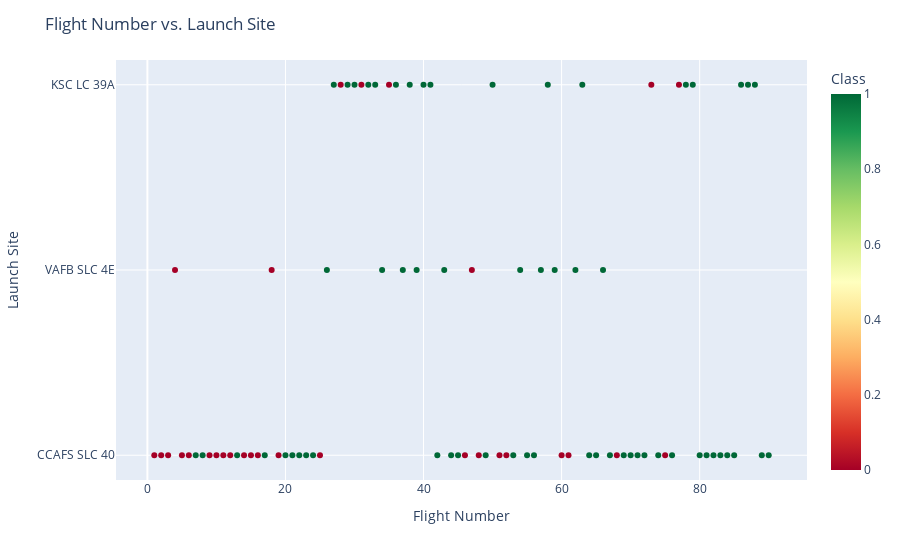

Source (notebook cell):
### Markdown cell above
Now try to explain the patterns you found in the Flight Number vs. Launch Site scatter point plots.

### Code cell
fig = px.scatter(df, x="FlightNumber", y="LaunchSite", color="Class", hover_data=['PayloadMass'], color_continuous_scale='rdylgn')
fig.update_layout(title='Flight Number vs. Launch Site', xaxis_title='Flight Number', yaxis_title='Launch Site')
fig.show()

### Figure 1 — Plotly figure (JSON) as saved in the notebook; plotly's stock layout.template omitted (floating-point values rounded to 4 significant figures)
{"data": [{"customdata": [[6105.0], [525.0], [677.0], [500.0], [3170.0], [3325.0], [2296.0], [1316.0], [4535.0], [4428.0], [2216.0], [2395.0], [570.0], [1898.0], [4707.0], [2477.0], [2034.0], [553.0], [5271.0], [3136.0], [4696.0], [3100.0], [2257.0], [4600.0], [5500.0], [9600.0], [2490.0], [5600.0], [5300.0], [6105.0], [6070.0], [2708.0], [3669.0], [9600.0], [6761.0], [2910.0], [475.0], [4990.0], [9600.0], [5200.0], [3700.0], [2205.0], [9600.0], [6105.0], [4230.0], [6092.0], [9600.0], [2760.0], [350.0], [3750.0], [5384.0], [2410.0], [7076.0], [9600.0], [5800.0], [7060.0], [2800.0], [3000.0], [4000.0], [2573.0], [4400.0], [9600.0], [12260.0], [2482.0], [13620.0], [1425.0], [2228.0], [6500.0], [15600.0], [5000.0], [6800.0], [15400.0], [6105.0], [15600.0], [15400.0], [1977.0], [15600.0], [15400.0], [9525.0], [15400.0], [15400.0], [3880.0], [6105.0], [15400.0], [1600.0], [15400.0], [15400.0], [15400.0], [15400.0], [3681.0]], "hovertemplate": "FlightNumber=%{x}<br>LaunchSite=%{y}<br>PayloadMass=%{customdata[0]}<br>Class=%{marker.color}<extra></extra>", "legendgroup": "", "marker": {"color": [0, 0, 0, 0, 0, 0, 1, 1, 0, 0, 0, 0, 1, 0, 0, 0, 1, 0, 0, 1, 1, 1, 1, 1, 0, 1, 1, 0, 1, 1, 0, 1, 1, 1, 0, 1, 1, 1, 1, 1, 1, 1, 1, 1, 1, 0, 0, 0, 1, 1, 0, 0, 1, 1, 1, 1, 1, 1, 1, 0, 0, 1, 1, 1, 1, 1, 1, 0, 1, 1, 1, 1, 0, 1, 0, 1, 0, 1, 1, 1, 1, 1, 1, 1, 1, 1, 1, 1, 1, 1], "coloraxis": "coloraxis", "symbol": "circle"}, "mode": "markers", "name": "", "orientation": "h", "showlegend": false, "type": "scatter", "x": [1, 2, 3, 4, 5, 6, 7, 8, 9, 10, 11, 12, 13, 14, 15, 16, 17, 18, 19, 20, 21, 22, 23, 24, 25, 26, 27, 28, 29, 30, 31, 32, 33, 34, 35, 36, 37, 38, 39, 40, 41, 42, 43, 44, 45, 46, 47, 48, 49, 50, 51, 52, 53, 54, 55, 56, 57, 58, 59, 60, 61, 62, 63, 64, 65, 66, 67, 68, 69, 70, 71, 72, 73, 74, 75, 76, 77, 78, 79, 80, 81, 82, 83, 84, 85, 86, 87, 88, 89, 90], "xaxis": "x", "y": ["CCAFS SLC 40", "CCAFS SLC 40", "CCAFS SLC 40", "VAFB SLC 4E", "CCAFS SLC 40", "CCAFS SLC 40", "CCAFS SLC 40", "CCAFS SLC 40", "CCAFS SLC 40", "CCAFS SLC 40", "CCAFS SLC 40", "CCAFS SLC 40", "CCAFS SLC 40", "CCAFS SLC 40", "CCAFS SLC 40", "CCAFS SLC 40", "CCAFS SLC 40", "VAFB SLC 4E", "CCAFS SLC 40", "CCAFS SLC 40", "CCAFS SLC 40", "CCAFS SLC 40", "CCAFS SLC 40", "CCAFS SLC 40", "CCAFS SLC 40", "VAFB SLC 4E", "KSC LC 39A", "KSC LC 39A", "KSC LC 39A", "KSC LC 39A", "KSC LC 39A", "KSC LC 39A", "KSC LC 39A", "VAFB SLC 4E", "KSC LC 39A", "KSC LC 39A", "VAFB SLC 4E", "KSC LC 39A", "VAFB SLC 4E", "KSC LC 39A", "KSC LC 39A", "CCAFS SLC 40", "VAFB SLC 4E", "CCAFS SLC 40", "CCAFS SLC 40", "CCAFS SLC 40", "VAFB SLC 4E", "CCAFS SLC 40", "CCAFS SLC 40", "KSC LC 39A", "CCAFS SLC 40", "CCAFS SLC 40", "CCAFS SLC 40", "VAFB SLC 4E", "CCAFS SLC 40", "CCAFS SLC 40", "VAFB SLC 4E", "KSC LC 39A", "VAFB SLC 4E", "CCAFS SLC 40", "CCAFS SLC 40", "VAFB SLC 4E", "KSC LC 39A", "CCAFS SLC 40", "CCAFS SLC 40", "VAFB SLC 4E", "CCAFS SLC 40", "CCAFS SLC 40", "CCAFS SLC 40", "CCAFS SLC 40", "CCAFS SLC 40", "CCAFS SLC 40", "KSC LC 39A", "CCAFS SLC 40", "CCAFS SLC 40", "CCAFS SLC 40", "KSC LC 39A", "KSC LC 39A", "KSC LC 39A", "CCAFS SLC 40", "CCAFS SLC 40", "CCAFS SLC 40", "CCAFS SLC 40", "CCAFS SLC 40", "CCAFS SLC 40", "KSC LC 39A", "KSC LC 39A", "KSC LC 39A", "CCAFS SLC 40", "CCAFS SLC 40"], "yaxis": "y"}], "layout": {"coloraxis": {"colorbar": {"title": {"text": "Class"}}, "colorscale": [[0, "rgb(165,0,38)"], [0.1, "rgb(215,48,39)"], [0.2, "rgb(244,109,67)"], [0.3, "rgb(253,174,97)"], [0.4, "rgb(254,224,139)"], [0.5, "rgb(255,255,191)"], [0.6, "rgb(217,239,139)"], [0.7, "rgb(166,217,106)"], [0.8, "rgb(102,189,99)"], [0.9, "rgb(26,152,80)"], [1, "rgb(0,104,55)"]]}, "legend": {"tracegroupgap": 0}, "margin": {"t": 60}, "title": {"text": "Flight Number vs. Launch Site"}, "xaxis": {"anchor": "y", "domain": [0, 1], "title": {"text": "Flight Number"}}, "yaxis": {"anchor": "x", "domain": [0, 1], "title": {"text": "Launch Site"}}}}
